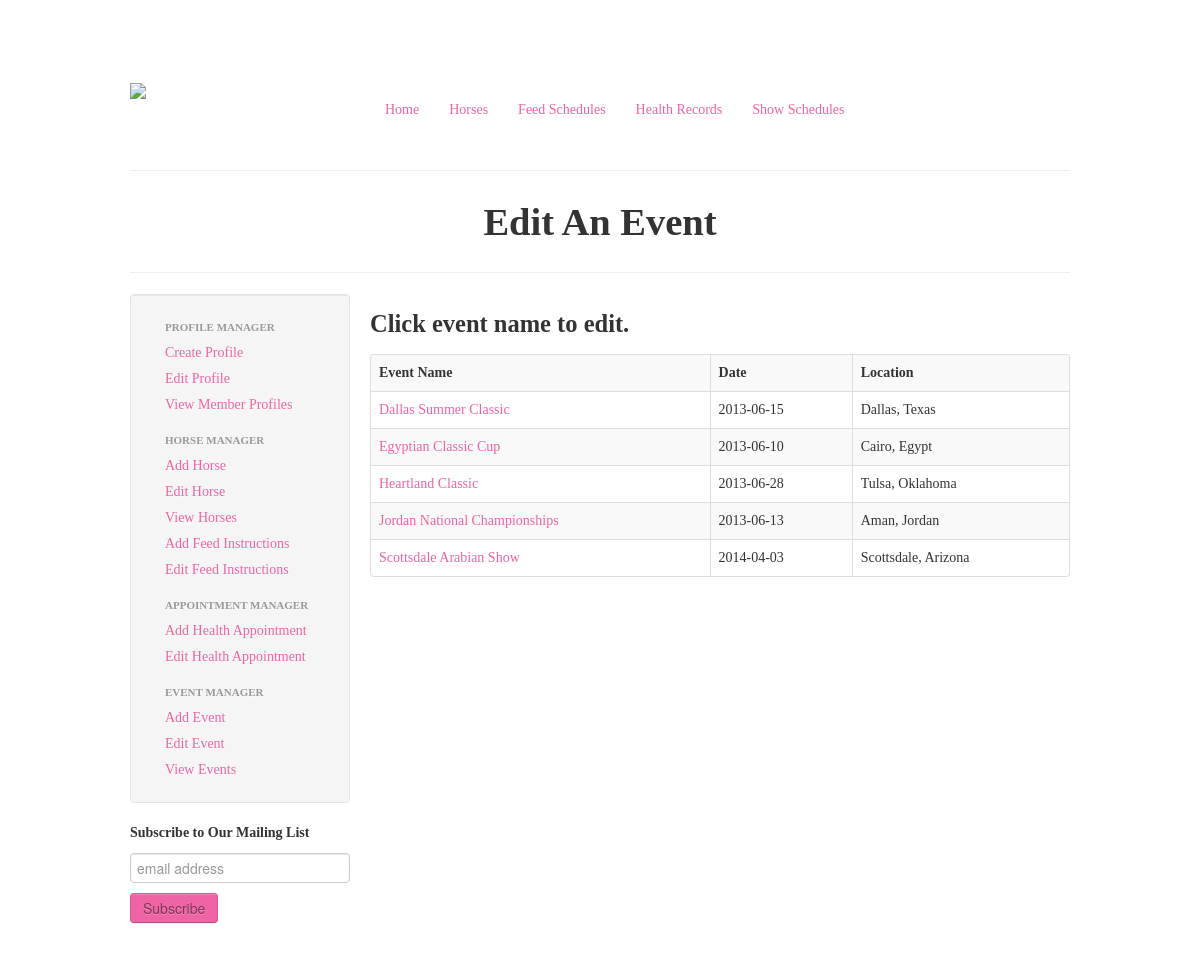
/backup/editEvent.php (signed in), run on the app's committed database.
### tables this page shows
CREATE TABLE IF NOT EXISTS `shows` (
  `id` int(255) NOT NULL AUTO_INCREMENT,
  `showname` varchar(255) NOT NULL,
  `date` date NOT NULL,
  `location` varchar(255) NOT NULL,
  PRIMARY KEY (`id`)
);

### backup/editEvent.php (the view, shortened to what this page needs)
<?php include('includes/header.php');?>
			<div class="row">
				<div class="span12">
					<h1 class="pink" align="center">Edit An Event</h1>
				</div>
			</div>
			<div class="row">
				<div class="span12"><hr></div>
			</div>
			<div class="row">
				<?php include('includes/sidebar.php');?>
				  </div>
				  <div class="span9">
					<h3 class="green">Click event name to edit.</h3>
						<?php
						$eventlist = mysql_query("SELECT * FROM shows ORDER BY showname ASC") or die(mysql_error());
						$num_rows = mysql_num_rows($eventlist);
				    if($num_rows <= 0) {
							echo '<h5 class="grey">Sorry, no events found.</h5>';
						} else {
							echo '<table class="table table-striped table-bordered" width="100%">';
		            echo '<tr>';
		              echo '<th>Event Name</th>';
		              echo '<th>Date</th>';
		              echo '<th>Location</th>';
		            echo '</tr>';
						while ($row = (mysql_fetch_assoc($eventlist))) {
							echo '<tr>';
	              echo '<td>';
	                echo '<a href="edit_event.php?id='. $row['id'] .'">'. ($row['showname']) .'</a>';
	              echo '</td>';
	              echo '<td>'. $row['date'] .'</td>';
	              echo '<td>'. $row['location'] .'</td>';
	        echo '</tr>';
        }
	      echo '</table>';
						}
						?>
				</div>
			</div>
			</div>

### backup/includes/header.php (style rules this page uses)
body { padding-top: 60px; padding-bottom: 40px; }

### data on the page
shows: showname "Dallas Summer Classic", date "2013-06-15", location "Dallas, Texas"
shows: showname "Egyptian Classic Cup", date "2013-06-10", location "Cairo, Egypt"
shows: showname "Heartland Classic", date "2013-06-28", location "Tulsa, Oklahoma"
shows: showname "Jordan National Championships", date "2013-06-13", location "Aman, Jordan"
shows: showname "Scottsdale Arabian Show", date "2014-04-03", location "Scottsdale, Arizona"
